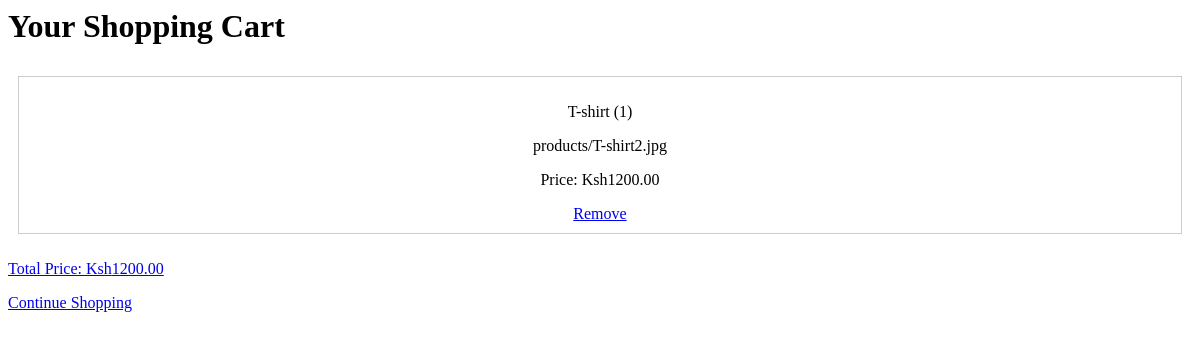
The app's page /cart/ (signed in) with its own data.
### cart/models.py (models this page shows, shortened)
class CartItem(models.Model):
    price = models.DecimalField(max_digits=10, decimal_places=2, default=0)
    product = models.ForeignKey(Product, null=True, blank=True, on_delete=models.CASCADE)
    footwear = models.ForeignKey(Footwear, null=True, blank=True, on_delete=models.CASCADE)
    quantity = models.PositiveIntegerField(default=0)
    user = models.ForeignKey(User, on_delete=models.CASCADE)
    date_added = models.DateTimeField(auto_now_add=True)

class Product(models.Model):
    name = models.CharField(max_length=100)
    description = models.TextField(null=True)
    price = models.DecimalField(max_digits=10, decimal_places=2)
    image = models.ImageField(upload_to='products/')

### cart/views.py (the view)
# urls.py: path('cart/', views.view_cart, name='view_cart'),
def view_cart(request):
    cart_items = CartItem.objects.filter(user=request.user)
    total_price = sum(item.product.price * item.quantity for item in cart_items)
    return render(request, 'cart.html', {'cart_items': cart_items, 'total_price': total_price})

### templates/cart.html (shortened to what this page needs)
<html lang="en">
<head>
</head>
<body>
	<h1>Your Shopping Cart</h1>
	<div class="product-list">
	{% for item in cart_items %}
	<div class="product-item">
		<p>{{ item.product.name }} ({{ item.quantity }})</p>
        <p>{{ item.product.image }}</p>
		<p>Price: Ksh{{ item.product.price }}</p>
		<a href="{% url 'cart:remove_from_cart' item.id %}">Remove</a>
	</div>
	{% empty %}
	<p>Your cart is empty.</p>
	{% endfor %}
	</div>
    <a href="payment"><p>Total Price: Ksh{{ total_price }}</p></a>
	<a href="{% url 'cart:product_list' %}">Continue Shopping</a>
</body>
</html>

### templates/cart.html (style rules this page uses)
.product-list { display: flex; flex-wrap: wrap; justify-content: space-between; list-style: none; padding: 0; }
.product-item { flex: 1; margin: 10px; border: 1px solid #ccc; padding: 10px; text-align: center; }

### records on screen
CartItem: product.name "T-shirt", quantity "1", product.image "products/T-shirt2.jpg", product.price "1200.00"

### other values on screen
{{ total_price }} "1200.00"
